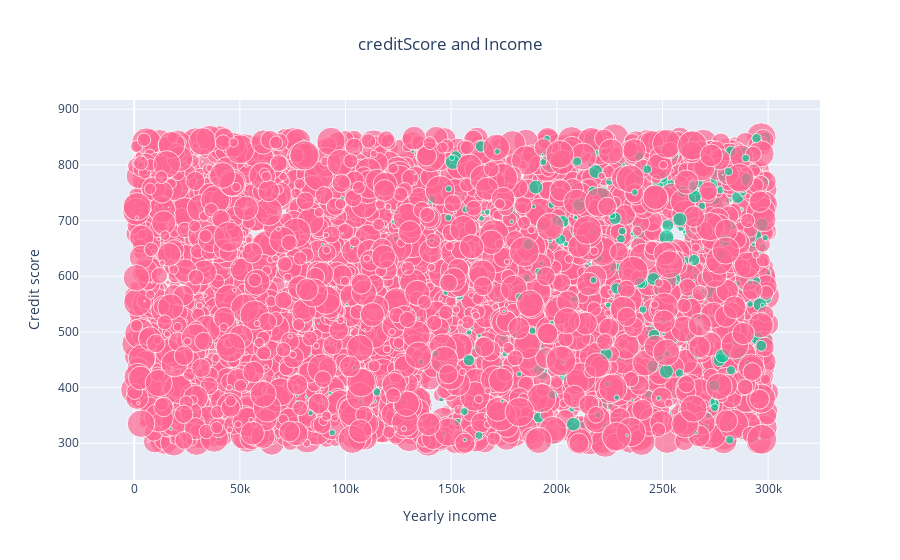

The notebook cell this image was saved under:
### Code cell
############ SCATTER CHART #############
fig = go.Figure()
max_marker_size = 30
fig.add_trace(go.Scatter(
                 x=datasink[get_decision_borrower_yearly_income],
                 y=datasink[get_decision_borrower_credit_score],
                 mode='markers',
                 marker_size=array_normalize(datasink[get_decision_amount], max_marker_size), 
                 marker_color=set_colors(datasink[get_decision_approval]),
                 text=datasink[get_decision_approval], 
                 hovertemplate="<b>Income:</b> %{x}<br><b>creditScore:</b> %{y}<br><b>Approval:</b> %{text}<extra></extra>",
                 name='V1'
))

fig.update_xaxes(title_text='Yearly income')
fig.update_yaxes(title_text='Credit score')

fig.update_layout(
    barmode='stack', 
    showlegend=False,
    title={'text': f"creditScore and Income",
          'x':0.5,
          'xanchor': 'center'
    })

iplot(fig)

### Figure 1 — Plotly figure (JSON) as saved in the notebook; plotly's stock layout.template omitted (floating-point values rounded to 4 significant figures; data arrays with more than 128 entries replaced by an {"elided": "..."} marker saying what was removed)
{"data": [{"hovertemplate": "<b>Income:</b> %{x}<br><b>creditScore:</b> %{y}<br><b>Approval:</b> %{text}<extra></extra>", "marker": {"color": {"elided": "5000 str values"}, "size": {"elided": "5000 float values"}}, "mode": "markers", "name": "V1", "text": {"elided": "5000 bool values"}, "type": "scatter", "x": {"elided": "5000 int values"}, "y": {"elided": "5000 int values"}}], "layout": {"autosize": true, "barmode": "stack", "showlegend": false, "title": {"text": "creditScore and Income", "x": 0.5, "xanchor": "center"}, "xaxis": {"autorange": true, "range": [-25830.0, 324700.0], "title": {"text": "Yearly income"}, "type": "linear"}, "yaxis": {"autorange": true, "range": [181.1, 969.9], "title": {"text": "Credit score"}, "type": "linear"}}}
